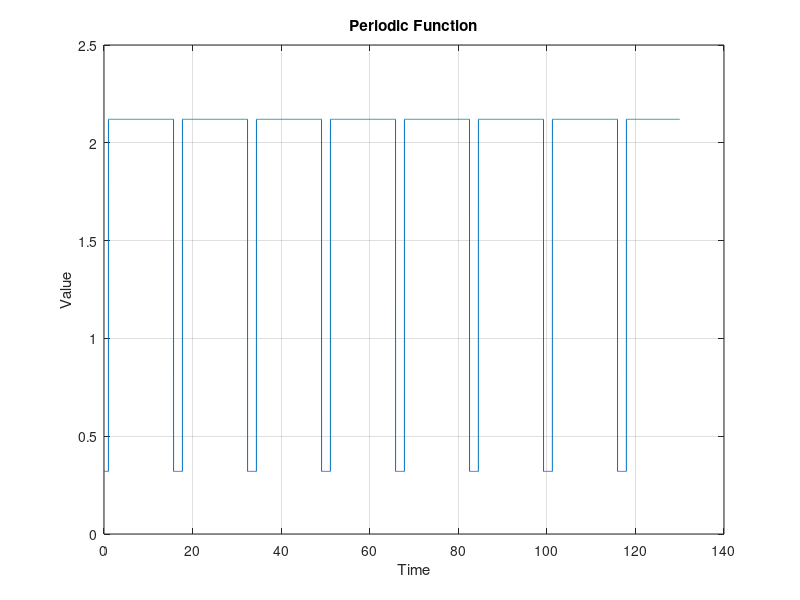

The MATLAB script that drew this image:
% 设置周期
period = 16.708; 

% 创建时间轴，长度为130
t = 0:0.01:130; % 时间轴从0到130

% 初始化一个向量来保存y值
y = zeros(size(t));

% 根据区间设置不同的y值
for i = 1:length(t)
    % 对每个点在周期内的位置进行分类
    mod_t = mod(t(i), period); % 计算当前点在周期内的位置
    
    if mod_t >= 0 && mod_t < 1
        y(i) = 0.32; % 0到1区间，值为0.32
    elseif mod_t >= 1 && mod_t < 15.708
        y(i) = 2.12; % 1到15.708区间，值为2.12
    elseif mod_t >= 15.708 && mod_t < 16.708
        y(i) = 0.32; % 15.708到16.708区间，值为0.32
    end
end

% 绘制图形
figure;
plot(t, y);
xlabel('Time');
ylabel('Value');
title('Periodic Function');
grid on;
